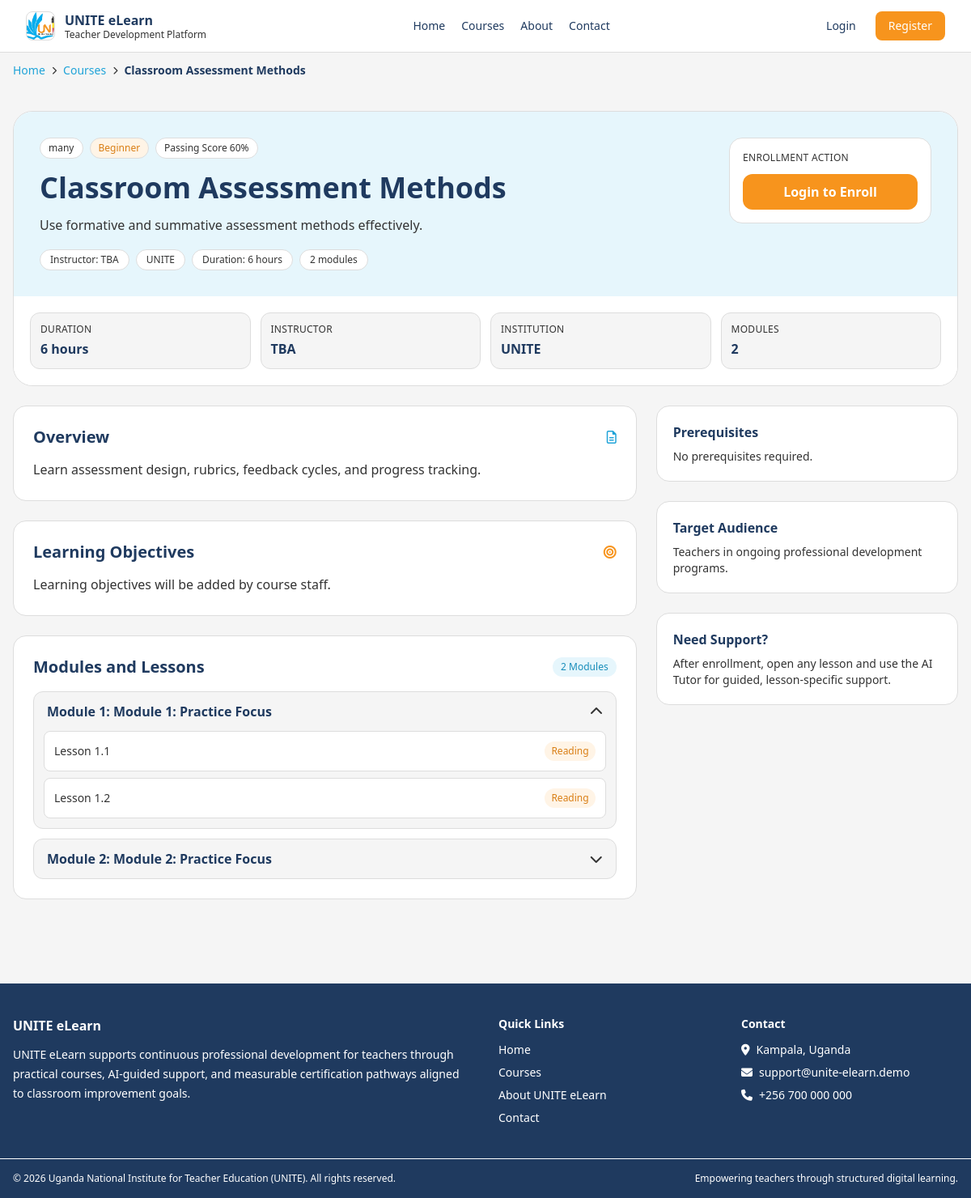
Before: /courses/classroom-assessment-methods/ with the older database file.
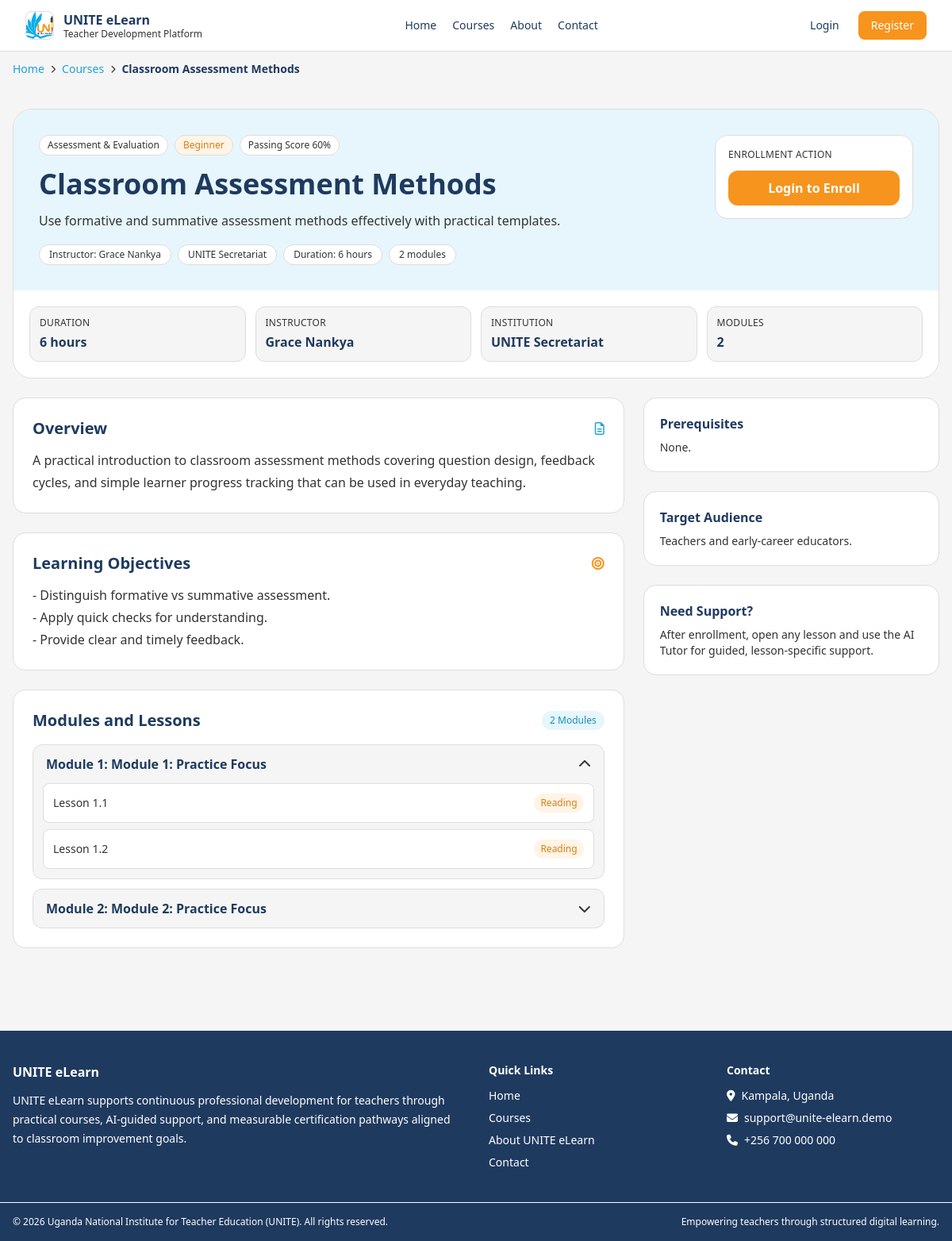
After: the same page with the newer database file.
### courses/models.py (models this page shows, shortened)
class Course(models.Model):
    LEVEL_BEGINNER = "beginner"
    LEVEL_INTERMEDIATE = "intermediate"
    LEVEL_ADVANCED = "advanced"
    LEVEL_CHOICES = [
        (LEVEL_BEGINNER, "Beginner"),
        (LEVEL_INTERMEDIATE, "Intermediate"),
        (LEVEL_ADVANCED, "Advanced"),
    ]
    title = models.CharField(max_length=255)
    slug = models.SlugField(unique=True, max_length=255)
    category = models.CharField(max_length=120, blank=True, db_index=True)
    level = models.CharField(max_length=20, choices=LEVEL_CHOICES, default=LEVEL_BEGINNER)
    short_description = models.CharField(max_length=300)
    description = models.TextField()
    learning_objectives = models.TextField(blank=True)
    prerequisites = models.TextField(blank=True)
    target_audience = models.TextField(blank=True)
    created_by = models.ForeignKey(
        User,
        on_delete=models.SET_NULL,
        null=True,
        blank=True,
        related_name="created_courses",
    )
    cover_image = models.URLField(blank=True)
    is_published = models.BooleanField(default=True)
    passing_score = models.PositiveIntegerField(default=60)
    estimated_duration_hours = models.PositiveIntegerField(default=6)
    created_at = models.DateTimeField(auto_now_add=True)
    updated_at = models.DateTimeField(auto_now=True)
    class Meta:
        ordering = ["title"]

### accounts/models.py (models this page shows, shortened)
class Profile(models.Model):
    ROLE_TEACHER = "teacher"
    ROLE_STAFF = "staff"
    ROLE_CHOICES = [
        (ROLE_TEACHER, "Teacher"),
        (ROLE_STAFF, "Staff"),
    ]
    user = models.OneToOneField(User, on_delete=models.CASCADE, related_name="profile")
    full_name = models.CharField(max_length=255)
    email = models.EmailField()
    institution_name = models.CharField(max_length=255, blank=True)
    district = models.CharField(max_length=100, blank=True)
    phone_number = models.CharField(max_length=30, blank=True)
    role = models.CharField(max_length=20, choices=ROLE_CHOICES, default=ROLE_TEACHER)
    created_at = models.DateTimeField(auto_now_add=True)
    updated_at = models.DateTimeField(auto_now=True)

### courses/views.py (the view)
# urls.py: path("courses/<slug:slug>/", views.course_detail_view, name="detail"),
def course_detail_view(request, slug):
    course = get_object_or_404(
        Course.objects.prefetch_related("modules__lessons").select_related("created_by", "created_by__profile"),
        slug=slug,
        is_published=True,
    )
    is_enrolled = request.user.is_authenticated and _is_enrolled(request.user, course)
    user_progress = None
    average_score = None
    instructor_name, institution_name = _course_instructor_info(course)
    if is_enrolled:
        user_progress = progress_percentage(request.user, course)
        average_score = average_quiz_score_for_user(request.user, course)
    return render(
        request,
        "courses/course_detail.html",
        {
            "course": course,
            "is_enrolled": is_enrolled,
            "user_progress": user_progress,
            "average_score": average_score,
            "instructor_name": instructor_name,
            "institution_name": institution_name,
        },
    )

### core/templatetags/navigation.py (called while the page is built)
def _safe_reverse(name, **kwargs):
    try:
        return reverse(name, kwargs=kwargs) if kwargs else reverse(name)
    except NoReverseMatch:
        return ""

### courses/views.py (called while the page is built)
def _course_instructor_info(course):
    if not course.created_by:
        return "TBA", "UNITE"
    user = course.created_by
    instructor_name = user.username or "TBA"
    institution_name = "UNITE"
    profile = getattr(user, "profile", None)
    if profile:
        if profile.full_name:
            instructor_name = profile.full_name
        if profile.institution_name:
            institution_name = profile.institution_name
    return instructor_name, institution_name

### courses/templates/courses/course_detail.html (shortened to what the changed rows need)
{% extends 'base.html' %}
{% block content %}
<section class="max-w-7xl mx-auto px-4 py-8 lg:py-10 space-y-6">
    <header class="bg-white border border-unite-gray-300 rounded-3xl overflow-hidden">
        <div class="bg-unite-blue-100 p-6 lg:p-8">
            <div class="flex flex-wrap items-start justify-between gap-5">
                <div class="max-w-3xl">
                    <div class="flex flex-wrap items-center gap-2 text-xs">
                        {% if course.category %}
                            <span class="px-2.5 py-1 rounded-full bg-white border border-unite-gray-300 text-unite-text-main">{{ course.category }}</span>
                        {% endif %}
                        <span class="px-2.5 py-1 rounded-full bg-unite-orange-100 border border-unite-gray-300 text-unite-orange-600">{{ course.get_level_display }}</span>
                        <span class="px-2.5 py-1 rounded-full bg-white border border-unite-gray-300 text-unite-text-main">Passing Score {{ course.passing_score }}%</span>
                    </div>
                    <h1 class="text-3xl lg:text-4xl font-bold text-unite-navy-500 mt-4">{{ course.title }}</h1>
                    <p class="mt-3 text-unite-text-main leading-7">{{ course.short_description }}</p>
                    <div class="mt-4 flex flex-wrap gap-2 text-xs">
                        <span class="px-3 py-1 rounded-full bg-white border border-unite-gray-300 text-unite-text-main">Instructor: {{ instructor_name }}</span>
                        <span class="px-3 py-1 rounded-full bg-white border border-unite-gray-300 text-unite-text-main">{{ institution_name }}</span>
                        <span class="px-3 py-1 rounded-full bg-white border border-unite-gray-300 text-unite-text-main">Duration: {{ course.estimated_duration_hours }} hours</span>
                        <span class="px-3 py-1 rounded-full bg-white border border-unite-gray-300 text-unite-text-main">{{ course.modules.all|length }} modules</span>
                    </div>
                </div>
            </div>
        </div>
        <div class="grid sm:grid-cols-2 lg:grid-cols-4 gap-3 p-4 lg:p-5 bg-white">
            <div class="p-3 rounded-xl bg-unite-gray-100 border border-unite-gray-300">
                <p class="text-xs uppercase tracking-wide text-unite-text-main">Duration</p>
                <p class="font-semibold text-unite-navy-500 mt-1">{{ course.estimated_duration_hours }} hours</p>
            </div>
            <div class="p-3 rounded-xl bg-unite-gray-100 border border-unite-gray-300">
                <p class="text-xs uppercase tracking-wide text-unite-text-main">Instructor</p>
                <p class="font-semibold text-unite-navy-500 mt-1">{{ instructor_name }}</p>
            </div>
            <div class="p-3 rounded-xl bg-unite-gray-100 border border-unite-gray-300">
                <p class="text-xs uppercase tracking-wide text-unite-text-main">Institution</p>
                <p class="font-semibold text-unite-navy-500 mt-1">{{ institution_name }}</p>
            </div>
            <div class="p-3 rounded-xl bg-unite-gray-100 border border-unite-gray-300">
                <p class="text-xs uppercase tracking-wide text-unite-text-main">Modules</p>
                <p class="font-semibold text-unite-navy-500 mt-1">{{ course.modules.all|length }}</p>
            </div>
        </div>
    </header>
    <div class="grid lg:grid-cols-12 gap-6">
        <div class="lg:col-span-8 space-y-6">
            <article class="bg-white border border-unite-gray-300 rounded-2xl p-6">
                <div class="flex items-center justify-between gap-3">
                    <h2 class="text-xl font-semibold text-unite-navy-500">Overview</h2>
                    <i class="fa-regular fa-file-lines text-unite-blue-500"></i>
                </div>
                <p class="mt-3 whitespace-pre-line leading-7 text-unite-text-main">{{ course.description }}</p>
            </article>
            <article class="bg-white border border-unite-gray-300 rounded-2xl p-6">
                <div class="flex items-center justify-between gap-3">
                    <h2 class="text-xl font-semibold text-unite-navy-500">Learning Objectives</h2>
                    <i class="fa-solid fa-bullseye text-unite-orange-500"></i>
                </div>
                <p class="mt-3 whitespace-pre-line leading-7 text-unite-text-main">{{ course.learning_objectives|default:"Learning objectives will be added by course staff." }}</p>
            </article>
            <section class="bg-white border border-unite-gray-300 rounded-2xl p-6">
                <div class="flex items-center justify-between gap-3">
                    <h2 class="text-xl font-semibold text-unite-navy-500">Modules and Lessons</h2>
                    <span class="text-xs px-2.5 py-1 rounded-full bg-unite-blue-100 text-unite-blue-600">{{ course.modules.all|length }} Modules</span>
                </div>
            </section>
        </div>
        <aside class="lg:col-span-4 space-y-6">
            <div class="bg-white border border-unite-gray-300 rounded-2xl p-5">
                <h3 class="font-semibold text-unite-navy-500">Prerequisites</h3>
                <p class="mt-2 text-sm text-unite-text-main whitespace-pre-line">{{ course.prerequisites|default:"No prerequisites required." }}</p>
            </div>
            <div class="bg-white border border-unite-gray-300 rounded-2xl p-5">
                <h3 class="font-semibold text-unite-navy-500">Target Audience</h3>
                <p class="mt-2 text-sm text-unite-text-main whitespace-pre-line">{{ course.target_audience|default:"Teachers in ongoing professional development programs." }}</p>
            </div>
        </aside>
    </div>
</section>
{% endblock %}

### core/templates/base.html (shortened to what this page needs)
{% load static %}
<!DOCTYPE html>
<html lang="en">
<head>
    <link rel="stylesheet" href="https://cdnjs.cloudflare.com/ajax/libs/font-awesome/6.7.2/css/all.min.css">
    <script src="https://cdn.tailwindcss.com"></script>
</head>
<body class="bg-unite-gray-100 text-unite-navy-500 min-h-screen flex flex-col">
    {% include 'partials/navbar.html' %}
    <main class="flex-grow page-fade">
        {% get_breadcrumbs as breadcrumbs %}
        {% if breadcrumbs|length > 1 %}
            <section class="max-w-7xl mx-auto px-4 pt-3 pb-0 no-print">
                <nav aria-label="Breadcrumb">
                    <ol class="flex flex-wrap items-center gap-2 text-sm">
                        {% for crumb in breadcrumbs %}
                            <li class="flex items-center gap-2">
                                {% if not forloop.first %}
                                    <i class="fa-solid fa-chevron-right text-[10px] text-unite-text-main"></i>
                                {% endif %}
                                {% if crumb.url and not forloop.last %}
                                    <a href="{{ crumb.url }}" class="text-unite-blue-500 hover:text-unite-blue-600 hover:underline">{{ crumb.label }}</a>
                                {% else %}
                                    <span class="{% if forloop.last %}text-unite-navy-500 font-semibold{% else %}text-unite-text-main{% endif %}">{{ crumb.label }}</span>
                                {% endif %}
                            </li>
                        {% endfor %}
                    </ol>
                </nav>
            </section>
        {% endif %}
        {% block content %}{% endblock %}
    </main>
    {% include 'partials/footer.html' %}
</body>
</html>

Changed rows visible on the page:
no longer on this page (row edited): Profile: institution_name "UNITE"
changed Course "Classroom Assessment Methods": category "many" → "Assessment & Evaluation"; short_description "Use formative and summative assessment methods effectively." → "Use formative and summative assessment methods effectively with practical templates."; description "Learn assessment design, rubrics, feedback cycles, and progress tracking." → "A practical introduction to classroom assessment methods covering question design, feedback cycles, and simple learner progress tracking that can be used in everyday teaching."; learning_objectives "Learning objectives will be added by course staff." → "- Distinguish formative vs summative assessment. - Apply quick checks for understanding. - Provide clear and timely feedback."; prerequisites "No prerequisites required." → "None."; target_audience "Teachers in ongoing professional development programs." → "Teachers and early-career educators."
added Profile: full_name "Grace Nankya", institution_name "UNITE Secretariat"
Other visible differences:
{{ instructor_name }}: "TBA" → (not shown)
